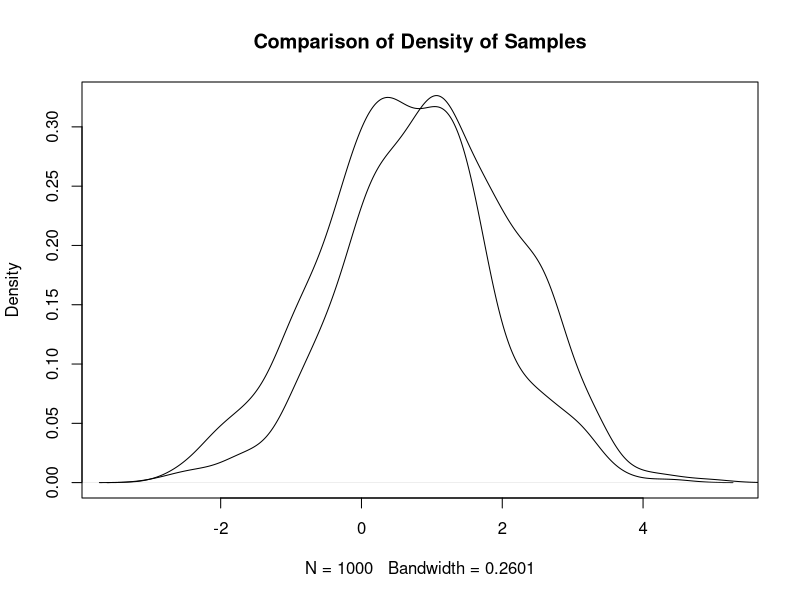
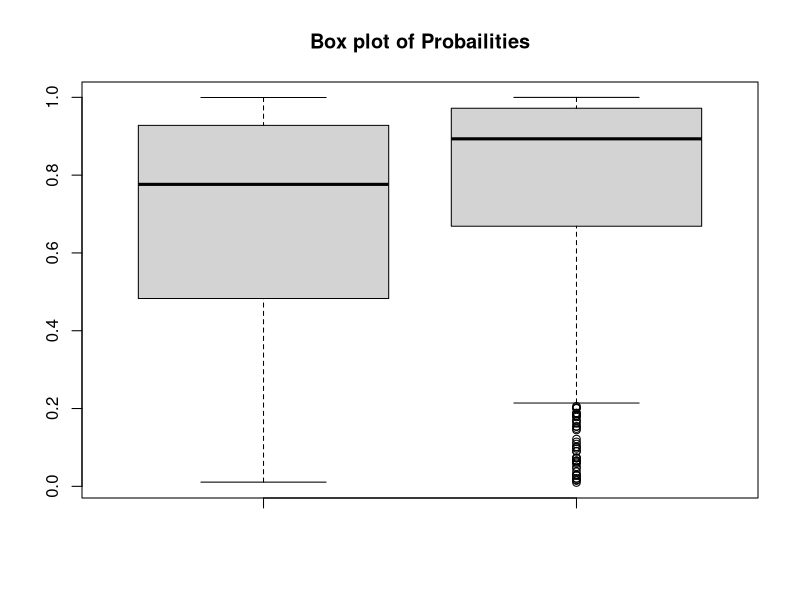
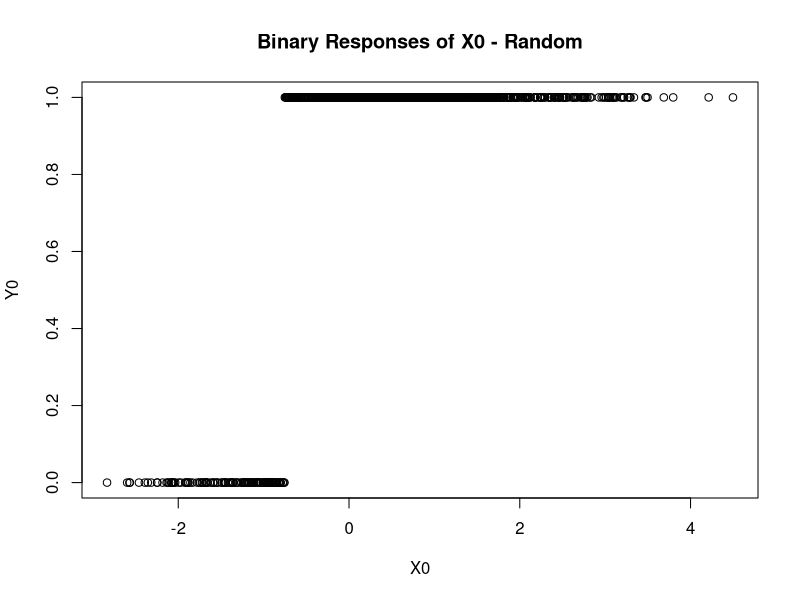
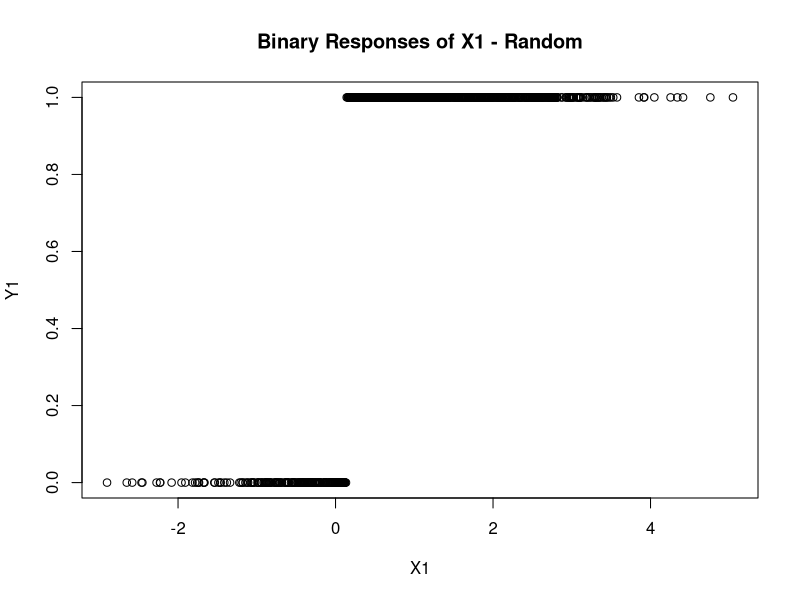
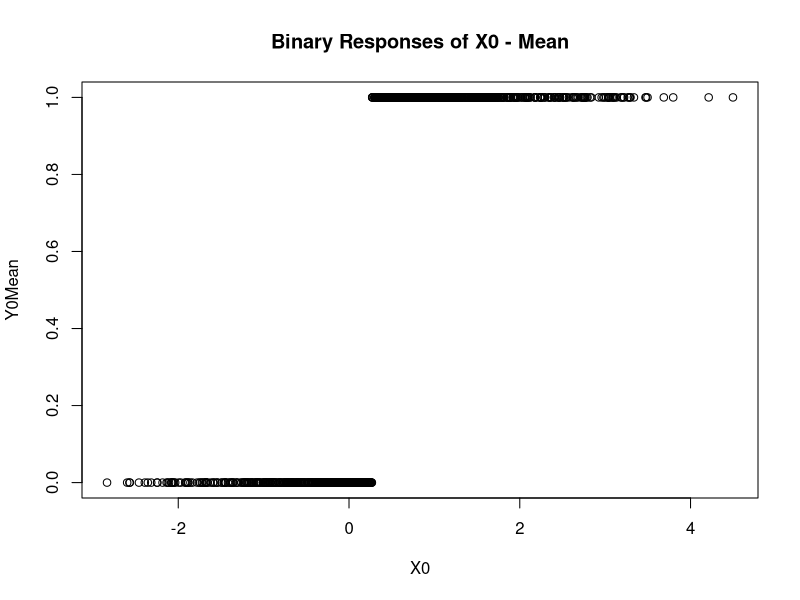
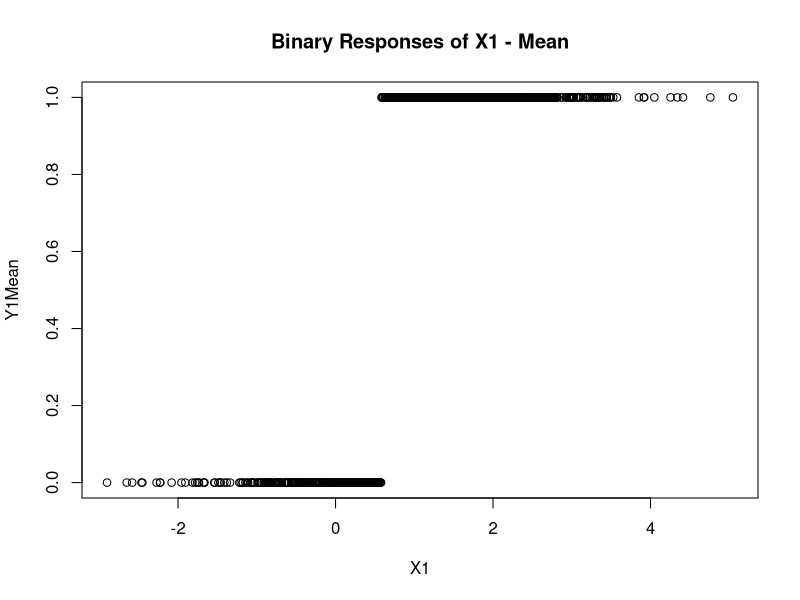
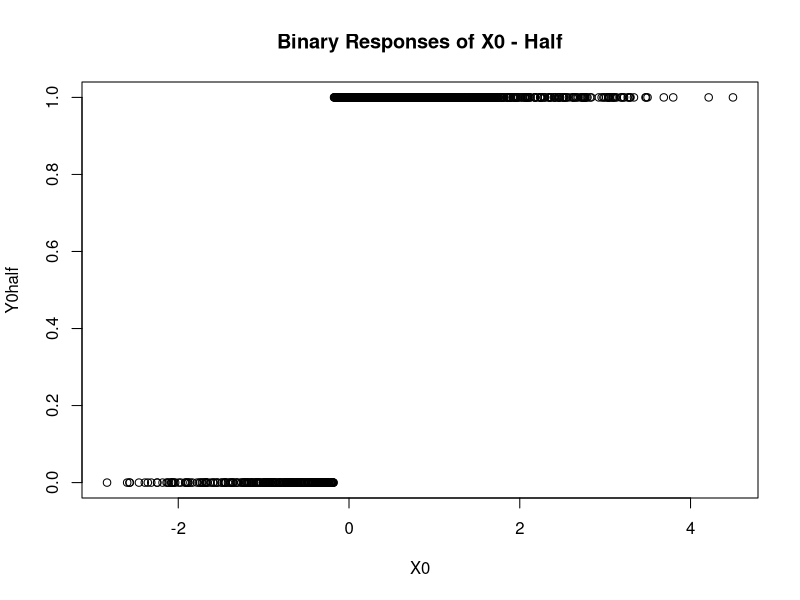
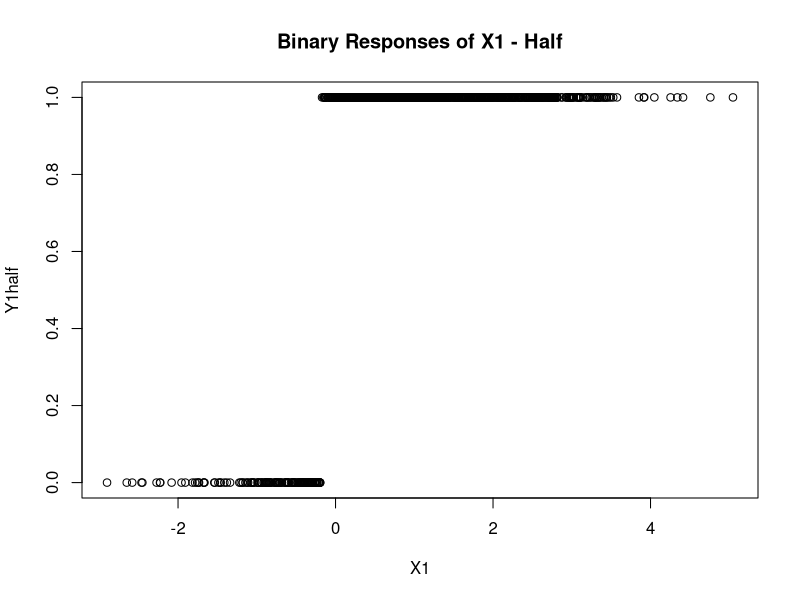

Here is the R script that generated these plots, in order:
#Creation of random variables following a normal distribution.
set.seed(12345)
X0 <- rnorm(1000,0.5,1.2)
X1 <- rnorm(1000,1.1,1.2)
summary(X0)
summary(X1)

plot(density(X0),main="Comparison of Density of Samples")
lines(density(X1))

#Initial Beta values
B0 <- 0.3
B1 <- 1.7

#logit(P) Slide 15
logitP0 <- B0 + B1*X0
logitP1 <- B0 + B1*X1

#Slide 14, P=f(logit(P))=1(1+e^-logit(P))
P0 = 1/(1+exp(-logitP0))
P1= 1/(1+exp(-logitP1))
summary(P0)
summary(P1)
#xaxiz- po p1 -----------------------------------------
boxplot(P0,P1,main="Box plot of Probailities")

#Assigning binary values to Y0 and Y1.
Y0 <- ifelse(runif(1,0,1) <= P0, 1, 0)
Y1 <- ifelse(runif(1,0,1) <= P1, 1, 0)
plot(X0,Y0, main="Binary Responses of X0 - Random")
plot(X1,Y1, main="Binary Responses of X1 - Random")

#Assigning binary values to Y0 and Y1.
Y0Mean <- ifelse(P0 > mean(P0), 1, 0)
Y1Mean <- ifelse(P1 > mean(P1), 1, 0)
plot(X0,Y0Mean, main="Binary Responses of X0 - Mean")
plot(X1,Y1Mean, main="Binary Responses of X1 - Mean")

#Assigning binary values to Y0 and Y1.
Y0half <- ifelse(P0 > 0.5, 1, 0)
Y1half <- ifelse(P1 > 0.5, 1, 0)
plot(X0,Y0half, main="Binary Responses of X0 - Half")
plot(X1,Y1half, main="Binary Responses of X1 - Half")


#Merging the data for following points.
mergedX <- c(X0,X1)
mergedP <- c(P0,P1)
mergedY <- c(Y0,Y1)
plot(mergedX,mergedY,main="Merged Binary Respones -Random")
mergedYMean <- c(Y0Mean,Y1Mean)
mergedYHalf <- c(Y0half,Y1half)
plot(mergedX,mergedYMean,main="Merged Binary Respones - Mean")
plot(mergedX,mergedYHalf,main="Merged Binary Respones - Half")


#Logisitc Regression Model
listCost <- c() #store the costs to verify the convergence of the function
listNormGradient <- c()
gamma <-0.001 #Depends on random sample, number of random samples and the computation power
iteration <- 0 #variable to store number of iterations
oldCost <- 0 #variable to store the previous cost
currentCost <- 0 #variable to store the current cost
#LOOP - until the current cost converges (current cost is lower or equal than the old cost)
while(abs(oldCost)>=abs(currentCost)){
  Phat <- 1/(1+exp(-B0 -B1*mergedX))#slide 29
  #Gradient is calcualte derivating the cost function
  gradientB0 <- sum(mergedY-Phat)
  gradientB1 <- sum(mergedX*(mergedY-Phat))
  #----------------------------
  #As mentioned in the assignment, gamma is tuned based on gradient divided by its norm
  normGradient <- sqrt(gradientB0^2 + gradientB1^2)
  normGradientB0 <- gradientB0/normGradient
  normGradientB1 <- gradientB1/normGradient
  #------------------------------
  #Estimation of B0 and B1 according to gamma factor
  B0 <- B0 + gamma*normGradientB0
  B1 <- B1 + gamma*normGradientB1
  #----------------------------
  #computation of Cost - slide 28
  cost <- sum(mergedY*(B0 +B1*mergedX))-sum(log(1+exp(B0 +B1*mergedX)))
  #---------------------------
  #code for detecting the convergence
  listCost <- c(listCost,cost)
  listNormGradient <- c( listNormGradient,normGradient)
  if(iteration==0){
    currentCost <- cost
    oldCost <- cost
  }
  else{
    oldCost <- currentCost
    currentCost <- cost
  }
  iteration <- iteration+1
}
print(B0)
print(B1)
print(iteration)
plot(listCost,main="Cost as a function of the iterations")
plot(listNormGradient,main="Norm of the Gradient as a function of the iterations")

#Plot of our Logistic Regression Model
t=seq(-10,10,0.01)
y=1/(1+exp(-B0-B1*t))
plot(mergedX,mergedY)
lines(t,y,type="l", xlab="x", ylab="y",col="red")

#Classifier
classifier <- function(t){
  val <- 1/(1+exp(-B0-B1*t))
  
  if((val) > 0.5){
    return (1)
  }
  else{
    return (0)
  }
}
predictedValues <- lapply(mergedX,classifier)
count <- 0
for(i in 1:2000){
  if(mergedY[i]!=predictedValues[i]){
    count <- count+1
  }
}
#Count of Misclassified samples
print(count)

#BAYES
#P(Y=1|sample=0) = P(sample=0|Y=1)*P(Y=1)/P(sample=0)
#P(Y=1|sample=1) = P(sample=1|Y=1)*P(Y=1)/P(sample=1)
tableY <- table(mergedY)
#P(Y=1) = number of 1 responses /  total number of responses
ProbY1 <- tableY[names(tableY)==1]/length(mergedY)
#code to get data for below steps
tablem0Y <- table(mergedY[1:1000])
tablem1Y <- table(mergedY[1001:2000])
#P(sample=0|Y=1) = number of 1 responses in first 1000 samples (X0) / total number of 1 responses in all the samples
Probm0y1 <- tablem0Y[names(tablem0Y)==1]/tableY[names(tableY)==1]
#P(sample=1|Y=1) = number of 1 responses in next 1000 samples (X1) / total number of 1 responses in all the samples
Probm1y1 <- tablem1Y[names(tablem1Y)==1]/tableY[names(tableY)==1]
#Prm0(Y=1)
PY1S0 <- Probm0y1*ProbY1/0.5
#Prm1(Y=1)
PY1S1 <- Probm1y1*ProbY1/0.5
print(PY1S0)
print(PY1S1)

